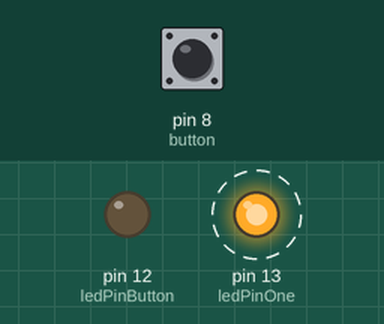
The sketch below on a simulated Arduino Uno, built with avr-gcc and run on an emulated ATmega328P. Parts: output pins drawn as LEDs (lit = HIGH). Dashed ring = blinking. Inputs (shaded band) come from the test bench; at power-on: pin 8 (button) HIGH.

Above: at 4.8 s.
4.9 s: pin 8 (button) pulled LOW for 2.35 s
At 6.4 s:
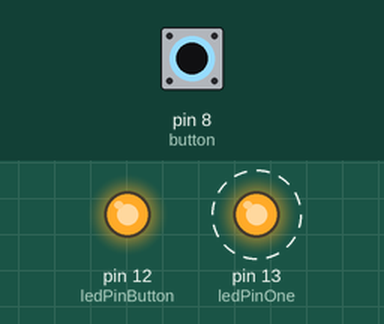
Timing chart, 0 to 14.7 s (numbered marks = the images above; inputs shaded):
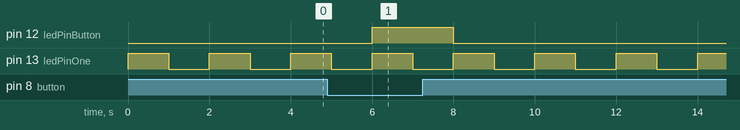

The sketch:

LED_Blink_Button.ino
```cpp
const int button = 8;
const int ledPinOne = 13;
const int ledPinButton = 12;

void setup() {
  pinMode(button, INPUT_PULLUP);
  pinMode(ledPinOne, OUTPUT);
  pinMode(ledPinButton, OUTPUT);
}

void loop() {
  int buttonState = digitalRead(button);
  if (buttonState == LOW) {
    digitalWrite(ledPinButton, HIGH);
  } else {
    digitalWrite(ledPinButton, LOW);
  }

  digitalWrite(ledPinOne, HIGH);
  delay(1000);
  digitalWrite(ledPinOne, LOW);
  delay(1000);
}
```

Measured:
- after the input at 4.9 s, pin 12 (ledPinButton): LOW → HIGH after 1.1 s, → LOW 2.0 s later
- by itself, pin 13 (ledPinOne): alternates HIGH for 1.0 s and LOW for 1.0 s
